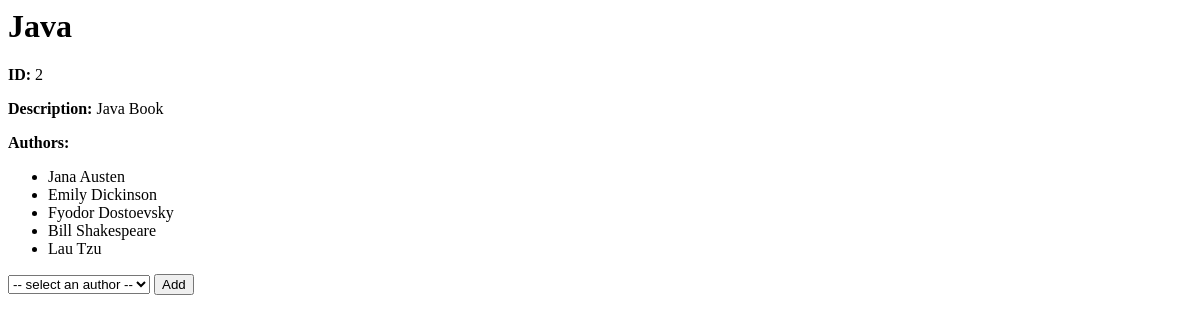
/books/2/, run on an earlier commit of the app's database.
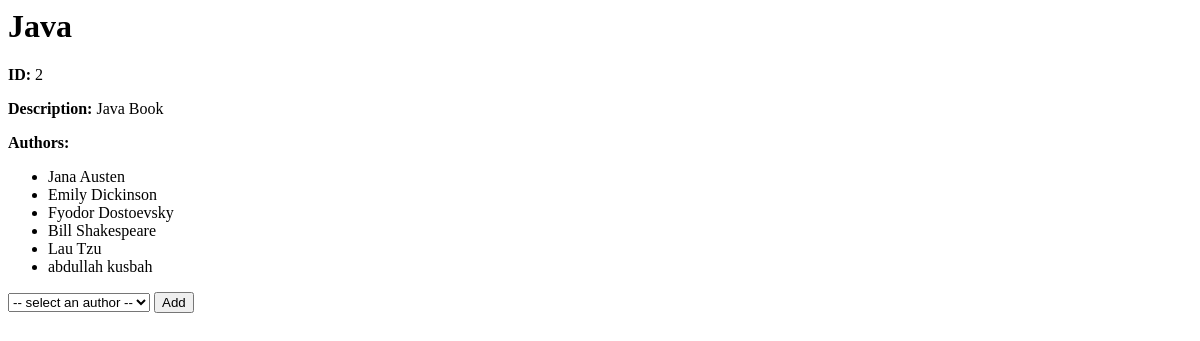
And on a later commit of the database.
### books_authors_app/models.py (models this page shows)
class Authors(models.Model):
    first_name = models.CharField(max_length=45)
    last_name = models.CharField(max_length=45)
    books = models.ManyToManyField(Book,related_name="authors")
    notes = models.TextField()
    created_at = models.DateTimeField(auto_now_add=True)
    updated_at = models.DateTimeField(auto_now=True)

### books_authors_app/views.py (the view)
# urls.py: path('books/<int:book_id>/', views.book_detail, name='book_detail'),
def book_detail(request, book_id):
    book = get_object_or_404(Book, id=book_id)
    all_authors = Authors.objects.all()
    if request.method == 'POST':
        author_id = request.POST.get('author')
        if author_id:
            author = Authors.objects.get(id=author_id)
            book.authors.add(author)
            return redirect('book_detail', book_id=book.id)
    context = {
        'book': book,
        'all_authors': all_authors,
    }
    return render(request, 'books.html', context)

### books_authors_app/templates/books.html (shortened to what this page needs)
<h1>{{ book.title }}</h1>
<p><strong>ID:</strong> {{ book.id }}</p>
<p><strong>Description:</strong> {{ book.desc }}</p>
<p><strong>Authors:</strong></p>
<ul>
    {% for author in book.authors.all %}
    <li>{{ author.first_name }} {{ author.last_name }}</li>
    {% empty %}
    <li>No authors yet</li>
    {% endfor %}
</ul>
<form method="POST">
    <select name="author">
        <option value="">-- select an author --</option>
    </select>
    <button type="submit">Add</button>
</form>

What changed in the data, as far as the page shows it:
added Authors: first_name "abdullah", last_name "kusbah"
